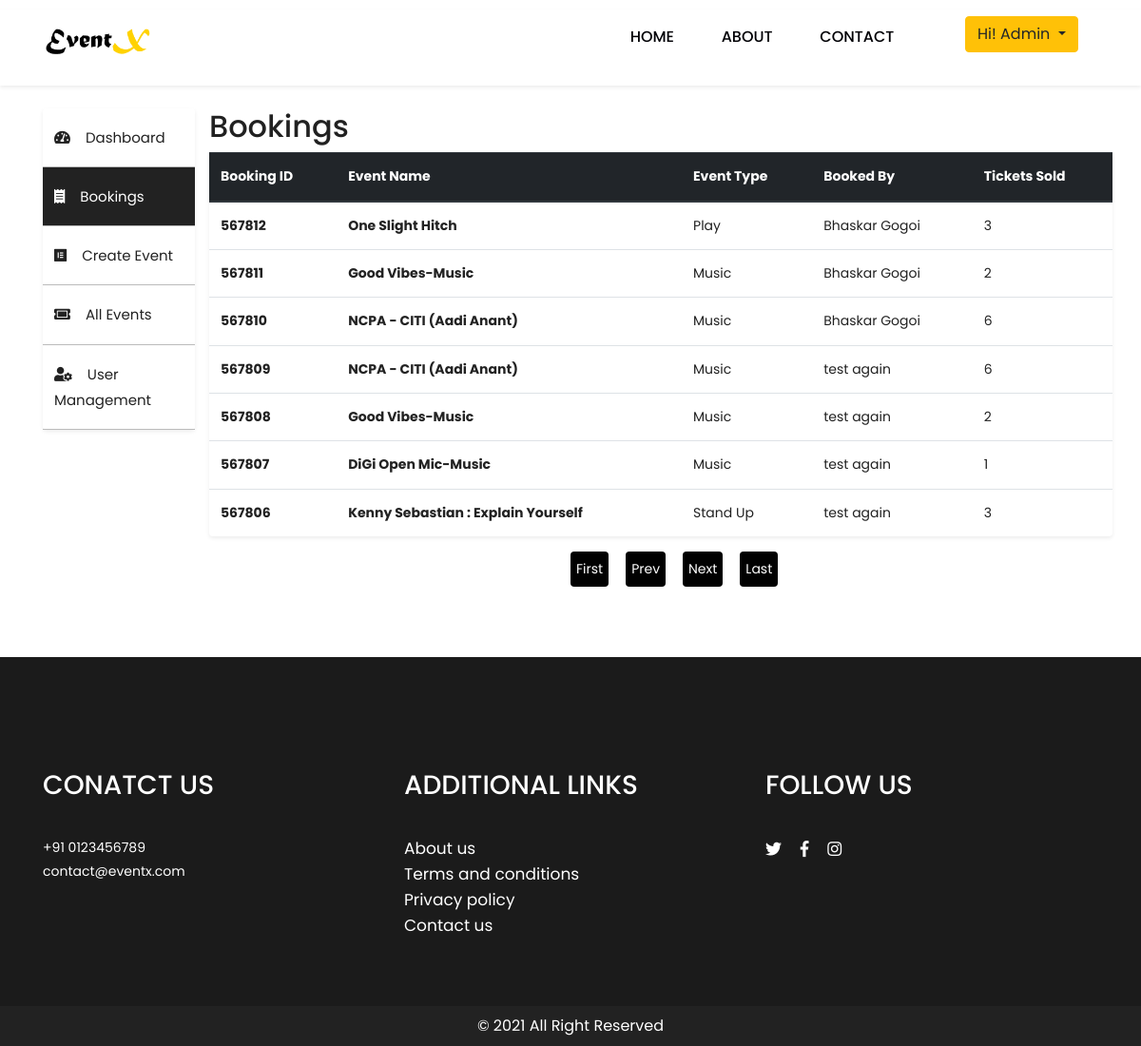
The app's page /admin/bookings.php (signed in) with its own data.
### tables this page shows
CREATE TABLE `bookings` (
  `booking_id` int(11) NOT NULL,
  `event_id` int(11) NOT NULL,
  `user_id` int(11) NOT NULL,
  `no_of_tickets` int(11) NOT NULL,
  `total_price` varchar(11) NOT NULL,
  `payment_reference_id` varchar(50) NOT NULL,
  `booking_date` varchar(20) NOT NULL
);

CREATE TABLE `events` (
  `event_id` int(11) NOT NULL,
  `event_name` varchar(100) NOT NULL,
  `event_type` varchar(20) NOT NULL,
  `event_mode` varchar(10) NOT NULL,
  `hosted_by` varchar(50) NOT NULL,
  `date` date NOT NULL,
  `time` time NOT NULL,
  `duration` varchar(10) NOT NULL,
  `price` double NOT NULL,
  `max_tickets` int(5) NOT NULL,
  `about` text NOT NULL,
  `address_area` varchar(50) DEFAULT NULL,
  `address_locality` varchar(50) DEFAULT NULL,
  `address_city` varchar(50) DEFAULT NULL,
  `address_state` varchar(50) DEFAULT NULL,
  `address_pin` int(8) DEFAULT NULL
);

CREATE TABLE `users` (
  `u_id` int(11) NOT NULL,
  `firstname` varchar(20) NOT NULL,
  `lastname` varchar(20) NOT NULL,
  `email` varchar(30) NOT NULL,
  `phone` varchar(11) NOT NULL,
  `status` varchar(20) NOT NULL DEFAULT 'active'
);

### admin/bookings.php (the view, shortened to what this page needs)
<?php
	include ($_SERVER['DOCUMENT_ROOT'].'/event-ticket-booking/includes/header.php');
?>
</head>
<body class="main-layout">
    <?php
		include($_SERVER['DOCUMENT_ROOT'].'/event-ticket-booking/includes/nav.php');
	?>
    <div class="container mt-4">
        <div class="row">
            <div class="col-sm-2">
                <?php
                    include($_SERVER['DOCUMENT_ROOT'].'/event-ticket-booking/admin/includes/side-nav.php');
                ?>
            </div>
            <div class="col-sm-10">
                <div class="row">
                    <?php
                    include($_SERVER['DOCUMENT_ROOT'].'/event-ticket-booking/includes/database_connection.php');
                    $sql = "SELECT * FROM bookings";
                    $stmt = mysqli_stmt_init($conn);
                    if(!mysqli_stmt_prepare($stmt, $sql)){
                        echo "Error";
                    } else {
                        mysqli_stmt_execute($stmt);
                        $result = mysqli_stmt_get_result($stmt);
                        if (mysqli_num_rows($result) > 0) {
                            if (isset($_GET['pageno'])) {
                                $pageno = $_GET['pageno'];
                            } else {
                                $pageno = 1;
                            }
                            $no_of_records_per_page = 8;
                            $offset = ($pageno-1) * $no_of_records_per_page;
                            $total_pages_sql = "SELECT COUNT(*) FROM bookings";
                            $result = mysqli_query($conn,$total_pages_sql);
                            $total_rows = mysqli_fetch_array($result)[0];
                            $total_pages = ceil($total_rows / $no_of_records_per_page);
                            $sql_events = "SELECT * FROM bookings JOIN events on bookings.event_id = events.event_id JOIN users on bookings.user_id = users.u_id ORDER BY booking_id DESC LIMIT ?, ?";
                            $stmt_events = mysqli_stmt_init($conn);
                            if(!mysqli_stmt_prepare($stmt_events, $sql_events)){
                                echo "Error";
                            } else {
                                mysqli_stmt_bind_param($stmt_events, "ss", $offset, $no_of_records_per_page);
                                mysqli_stmt_execute($stmt_events);
                                $res_data = mysqli_stmt_get_result($stmt_events);
                                echo "
                                <h2>Bookings</h2>
                                <table class='table shadow-sm rounded'>
                                    <thead class='thead-dark'>
                                        <tr>
                                            <th scope='col'>Booking ID</th>
                                            <th scope='col'>Event Name</th>
                                            <th scope='col'>Event Type</th>
                                            <th scope='col'>Booked By</th>
                                            <th scope='col'>Tickets Sold</th>
                                        </tr>
                                    </thead>
                                    <tbody>";
                                while($row = mysqli_fetch_array($res_data)){
                                    echo"<tr>
                                        <th>$row[booking_id]</th>
                                        <th><a href='booking-details?bookingid=$row[booking_id]'>$row[event_name]</a></th>
                                        <td>$row[event_type]</td>
                                        <td>$row[firstname] $row[lastname]</td>";
                                        $sql2 = "SELECT * FROM bookings WHERE event_id = $row[event_id]";
                                        $result2 = $conn->query($sql2);
                                        $tickets_sold = 0;
                                        while($row2 = mysqli_fetch_assoc($result2)){
                                            $tickets_sold = $tickets_sold + $row2['no_of_tickets'];
                                        }
                                        echo "<td>$tickets_sold</td>
                                    </tr>";
                                }
                                echo "</tbody>
                                </table>";
                            }
                        ?>
                    <div class="pagi">
                        <ul class="pagination">
                            <li><a href="?pageno=1">First</a></li>
                            <li class="<?php if($pageno <= 1){ echo 'disabled'; } ?>">
                                <a
                                    href="<?php if($pageno <= 1){ echo '#'; } else { echo "?pageno=".($pageno - 1); } ?>">Prev</a>
                            </li>
                            <li class="<?php if($pageno >= $total_pages){ echo 'disabled'; } ?>">
                                <a
                                    href="<?php if($pageno >= $total_pages){ echo '#'; } else { echo "?pageno=".($pageno + 1); } ?>">Next</a>
                            </li>
                            <li><a href="?pageno=<?php echo $total_pages; ?>">Last</a></li>
                        </ul>
                    </div>
                    <?php
                        } else {
                            echo "<img class='image-center' src='//localhost/event-ticket-booking/images/empty.svg' alt='empty'>
                            <h3 class='text-center mt-3 font-weight-bold'>No Events Found!</h3>";
                        }
                    }
                    ?><br>
                </div>
            </div>
        </div>
    </div>
    <?php
		include($_SERVER['DOCUMENT_ROOT'].'/event-ticket-booking/includes/footer.php');
	?>
</body>
</html>

### css/style.css (style rules this page uses)
* { box-sizing: border-box !important; }
html { scroll-behavior: smooth; }
body { color: #212121; font-size: 14px; font-family: 'poppins', sans-serif; line-height: 1.80857; font-weight: normal; overflow-x: hidden; }
a { color: #1f1f1f; text-decoration: none !important; outline: none !important; -webkit-transition: all .3s ease-in-out; -moz-transition: all .3s ease-in-out; -ms-transition: all .3s ease-in-out; -o-transition: all .3s ease-in-out; transition: all .3s ease-in-out; }
*, *::after, *::before { -webkit-box-sizing: border-box; -moz-box-sizing: border-box; box-sizing: border-box; }
ul, li, ol { margin: 0px; padding: 0px; list-style: none; }
a { color: #222222; text-decoration: none; outline: none !important; }
a, .btn { text-decoration: none !important; outline: none !important; -webkit-transition: all .3s ease-in-out; -moz-transition: all .3s ease-in-out; -ms-transition: all .3s ease-in-out; -o-transition: all .3s ease-in-out; transition: all .3s ease-in-out; }
.pagi { width: 100%; text-align: center; margin-left: 40%; }
.pagination li { margin-right: 18px; background-color: #010101; padding: 6px; color: #fff; border-radius: 4px; transition: 0.3s all; }
.pagination li a { color: #fff; }

### records on screen
bookings: booking_id "567812", event.event_name "One Slight Hitch", event.event_type "Play", user.firstname "Bhaskar", user.lastname "Gogoi", tickets_sold "3"
bookings: booking_id "567811", event.event_name "Good Vibes-Music", event.event_type "Music", user.firstname "Bhaskar", user.lastname "Gogoi", tickets_sold "2"
bookings: booking_id "567810", event.event_name "NCPA - CITI (Aadi Anant)", event.event_type "Music", user.firstname "Bhaskar", user.lastname "Gogoi", tickets_sold "6"
bookings: booking_id "567809", event.event_name "NCPA - CITI (Aadi Anant)", event.event_type "Music", user.firstname "test", user.lastname "again", tickets_sold "6"
bookings: booking_id "567808", event.event_name "Good Vibes-Music", event.event_type "Music", user.firstname "test", user.lastname "again", tickets_sold "2"
bookings: booking_id "567807", event.event_name "DiGi Open Mic-Music", event.event_type "Music", user.firstname "test", user.lastname "again", tickets_sold "1"
bookings: booking_id "567806", event.event_name "Kenny Sebastian : Explain Yourself", event.event_type "Stand Up", user.firstname "test", user.lastname "again", tickets_sold "3"

### other values on screen
$_SESSION[firstname] "Admin"
